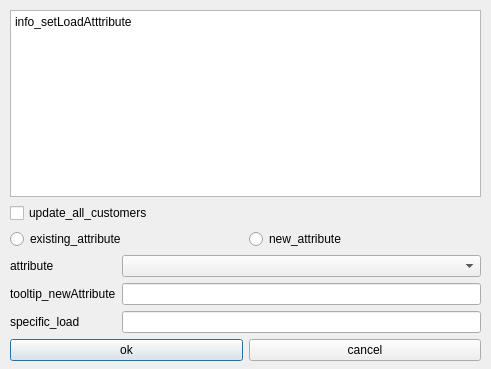
<?xml version="1.0" encoding="UTF-8"?>
<ui version="4.0">
 <class>SetLoadAttributeDialog</class>
 <widget class="QDialog" name="SetLoadAttributeDialog">
  <property name="geometry">
   <rect>
    <x>0</x>
    <y>0</y>
    <width>491</width>
    <height>369</height>
   </rect>
  </property>
  <property name="windowTitle">
   <string>set_load_attribute</string>
  </property>
  <widget class="QWidget" name="verticalLayoutWidget">
   <property name="geometry">
    <rect>
     <x>10</x>
     <y>10</y>
     <width>471</width>
     <height>351</height>
    </rect>
   </property>
   <layout class="QVBoxLayout" name="verticalLayout">
    <item>
     <widget class="QTextEdit" name="info_setLoadAttribute">
      <property name="sizePolicy">
       <sizepolicy hsizetype="Expanding" vsizetype="Expanding">
        <horstretch>0</horstretch>
        <verstretch>0</verstretch>
       </sizepolicy>
      </property>
      <property name="html">
       <string>&lt;!DOCTYPE HTML PUBLIC &quot;-//W3C//DTD HTML 4.0//EN&quot; &quot;http://www.w3.org/TR/REC-html40/strict.dtd&quot;&gt;
&lt;html&gt;&lt;head&gt;&lt;meta name=&quot;qrichtext&quot; content=&quot;1&quot; /&gt;&lt;style type=&quot;text/css&quot;&gt;
p, li { white-space: pre-wrap; }
&lt;/style&gt;&lt;/head&gt;&lt;body style=&quot; font-family:'MS Shell Dlg 2'; font-size:8.14286pt; font-weight:400; font-style:normal;&quot;&gt;
&lt;p style=&quot; margin-top:0px; margin-bottom:0px; margin-left:0px; margin-right:0px; -qt-block-indent:0; text-indent:0px;&quot;&gt;&lt;span style=&quot; font-family:'Segoe UI'; font-size:9pt;&quot;&gt;info_setLoadAtttribute&lt;/span&gt;&lt;/p&gt;&lt;/body&gt;&lt;/html&gt;</string>
      </property>
     </widget>
    </item>
    <item>
     <widget class="QCheckBox" name="checkBox_allCustomers">
      <property name="text">
       <string>update_all_customers</string>
      </property>
     </widget>
    </item>
    <item>
     <layout class="QHBoxLayout" name="horizontalLayout_2">
      <item>
       <widget class="QRadioButton" name="radioButton_existingAttribute">
        <property name="text">
         <string>existing_attribute</string>
        </property>
       </widget>
      </item>
      <item>
       <widget class="QRadioButton" name="radioButton_newAttribute">
        <property name="text">
         <string>new_attribute</string>
        </property>
       </widget>
      </item>
     </layout>
    </item>
    <item>
     <layout class="QHBoxLayout" name="horizontalLayout">
      <item>
       <layout class="QVBoxLayout" name="verticalLayout_2">
        <item>
         <widget class="QLabel" name="label_attribute">
          <property name="toolTip">
           <string>&lt;html&gt;&lt;head/&gt;&lt;body&gt;&lt;p&gt;tooltip_attribute&lt;/p&gt;&lt;/body&gt;&lt;/html&gt;</string>
          </property>
          <property name="text">
           <string>attribute</string>
          </property>
         </widget>
        </item>
        <item>
         <widget class="QLabel" name="label_newAttribute">
          <property name="text">
           <string>&lt;html&gt;&lt;head/&gt;&lt;body&gt;&lt;p&gt;tooltip_newAttribute&lt;/p&gt;&lt;/body&gt;&lt;/html&gt;</string>
          </property>
         </widget>
        </item>
        <item>
         <widget class="QLabel" name="label_10">
          <property name="toolTip">
           <string>&lt;html&gt;&lt;head/&gt;&lt;body&gt;&lt;p&gt;tooltip_specific_load&lt;/p&gt;&lt;/body&gt;&lt;/html&gt;</string>
          </property>
          <property name="text">
           <string>specific_load</string>
          </property>
         </widget>
        </item>
       </layout>
      </item>
      <item>
       <layout class="QVBoxLayout" name="verticalLayout_6">
        <item>
         <widget class="QComboBox" name="comboBox_attribute"/>
        </item>
        <item>
         <widget class="QLineEdit" name="lineEdit_newAttribute"/>
        </item>
        <item>
         <widget class="QLineEdit" name="lineEdit_specificLoad">
          <property name="text">
           <string/>
          </property>
         </widget>
        </item>
        <item>
         <layout class="QHBoxLayout" name="horizontalLayout_3"/>
        </item>
       </layout>
      </item>
     </layout>
    </item>
    <item>
     <layout class="QHBoxLayout" name="horizontalLayout_4">
      <item>
       <widget class="QPushButton" name="btn_ok">
        <property name="text">
         <string>ok</string>
        </property>
       </widget>
      </item>
      <item>
       <widget class="QPushButton" name="btn_cancel">
        <property name="text">
         <string>cancel</string>
        </property>
       </widget>
      </item>
     </layout>
    </item>
   </layout>
  </widget>
 </widget>
 <resources/>
 <connections/>
</ui>
